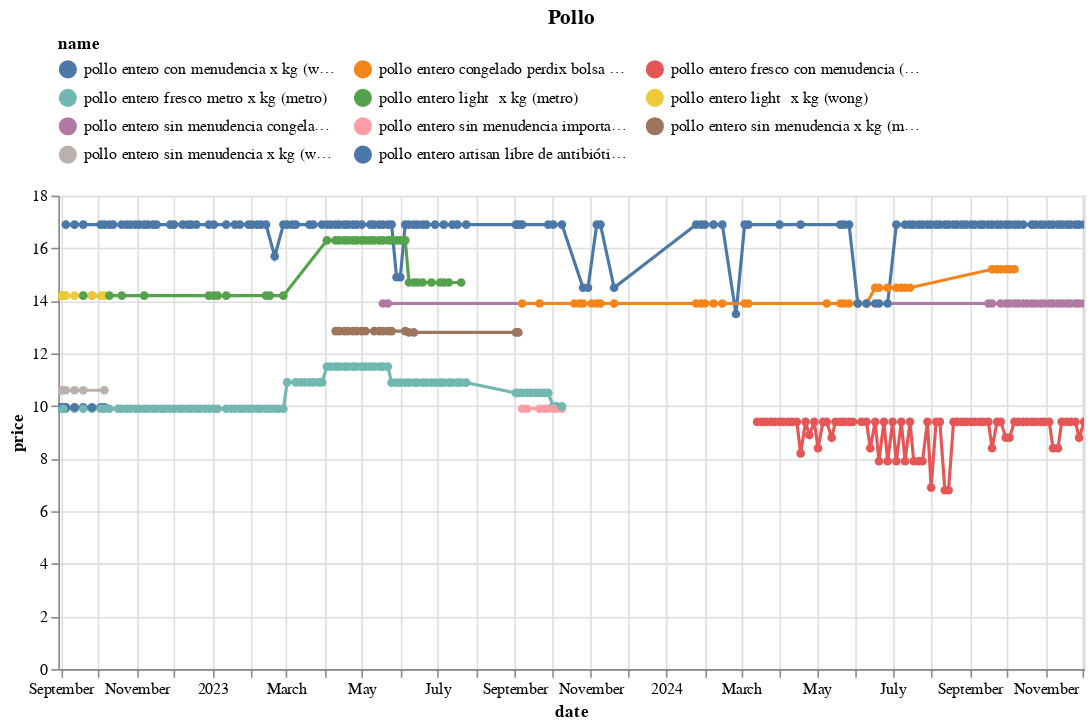

This figure's notebook cell:
### Code cell
(df
 .loc[df.name.isin(names)]
 .pipe(alt.Chart)
 .mark_line(point=True)
 .encode(x='date', y='price', color='name', tooltip=['name','price'])
 .properties(width=650, title='Pollo')
 .interactive()
 .configure_legend(orient='top', columns=3)
)

### Figure 1 — Vega-Lite specification as saved in the notebook (floating-point values rounded to 4 significant figures; data arrays with more than 128 entries replaced by an {"elided": "..."} marker saying what was removed)
{"config": {"view": {"continuousWidth": 300, "continuousHeight": 300}, "legend": {"columns": 3, "orient": "top"}}, "data": {"name": "data-10f54b6f9aa7d7535a089f00a6d1038a"}, "mark": {"type": "line", "point": true}, "encoding": {"color": {"field": "name", "type": "nominal"}, "tooltip": [{"field": "name", "type": "nominal"}, {"field": "price", "type": "quantitative"}], "x": {"field": "date", "type": "temporal"}, "y": {"field": "price", "type": "quantitative"}}, "params": [{"name": "param_13", "select": {"type": "interval", "encodings": ["x", "y"]}, "bind": "scales"}], "title": "Pollo", "width": 650, "$schema": "https://vega.github.io/schema/vega-lite/v5.20.1.json", "datasets": {"data-10f54b6f9aa7d7535a089f00a6d1038a": {"elided": "473 records"}}}
